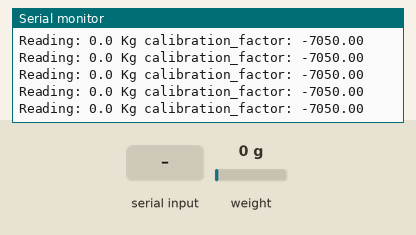
Simulated run of this sketch. Board: Arduino Uno, built with avr-gcc and run on an emulated ATmega328P. On the bench: the last lines printed to the serial monitor. Inputs (shaded band) come from the test bench; at power-on: weight on the scale 0 g.

Above: at 3.3 s.
3.4 s: weight on the scale set to 100 g
At 3.5 s:
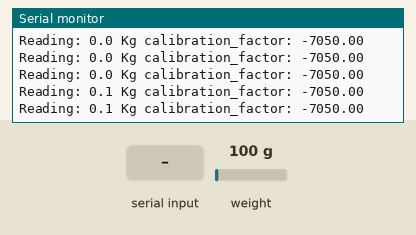
6.4 s: "+" received over Serial
At 6.53 s:
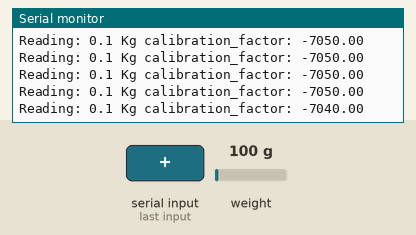
9.4 s: "a" received over Serial
At 9.47 s:
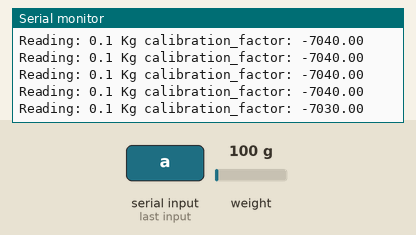
12.4 s: weight on the scale set to 1250 g
At 16.35 s:
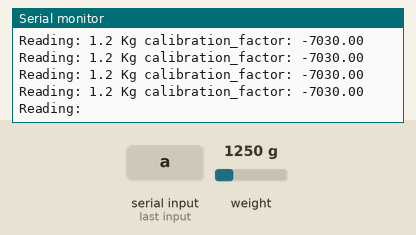
Timing chart, 0 to 16.4 s (numbered marks = the images above; inputs shaded):
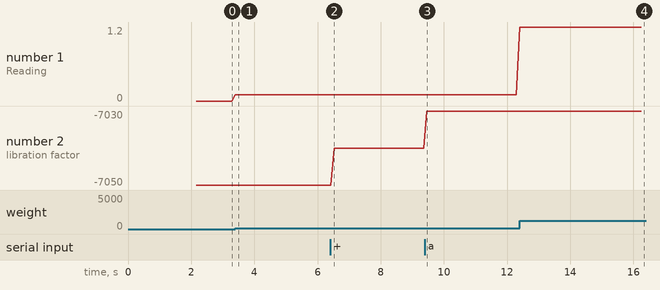

Measured:
- after the input at 3.4 s, the serial monitor: prints a new line after 0.09 s (image 1)
- after the input at 6.4 s, the serial monitor: prints a new line after 0.13 s (image 2)
- after the input at 9.4 s, the serial monitor: prints a new line after 0.06 s (image 3)
- after the input at 12.4 s, the serial monitor: prints a new line after 0.10 s (image 4)
- plotted number 1: 0.1 → 1.2 after the input at 9.4 s
- plotted number 2: -7050 → -7040 after the input at 6.4 s, -7040 → -7030 after the input at 9.4 s

The sketch:

Strain_gauge_calibration.ino
```cpp
/*

 This is the calibration sketch. Use it to determine the calibration_factor that the main example uses.

 Setup the scale and start the sketch WITHOUT a weight on the bar
 Once readings are displayed place the weight on the bar
 Press +/- or a/z to adjust the calibration_factor until the output readings match the known weight
 Use this calibration_factor on the example sketch


 Your calibration factor may be very positive or very negative.
 This example code uses this library which must be downloaded first to be able to use the functions
 : https://github.com/bogde/HX711


 Arduino pin 2 -> HX711 CLK
 3 -> DOUT
 5V -> VCC
 GND -> GND


*/

#include "HX711.h"

#define DOUT  3
#define CLK  2

HX711 scale;

float calibration_factor = -7050; //random initial calibration factor

void setup() {
  Serial.begin(9600);
  Serial.println("HX711 calibration sketch");
  Serial.println("Remove all weight from scale");
  Serial.println("After readings begin, place known weight on scale");
  Serial.println("Press + or a to increase calibration factor");
  Serial.println("Press - or z to decrease calibration factor");

  scale.begin(DOUT, CLK);
  scale.set_scale();
  scale.tare(); //Reset the scale to 0

  long zero_factor = scale.read_average(); //Get a baseline reading
  Serial.print("Zero factor: ");
  Serial.println(zero_factor);
}

void loop() {

  scale.set_scale(calibration_factor); //Adjust to this calibration factor

  Serial.print("Reading: ");
  Serial.print(scale.get_units(), 1);
  Serial.print(" Kg");
  Serial.print(" calibration_factor: ");
  Serial.print(calibration_factor);
  Serial.println();

// If Reading isnt == to know weight the press 'a' or 'z' depending if you want to increase the calibration factor or reduce it
  if(Serial.available())
  {
    char temp = Serial.read();
    if(temp == '+' || temp == 'a')
      calibration_factor += 10;
    else if(temp == '-' || temp == 'z')
      calibration_factor -= 10;
  }

  //When the reading displayed == known weight note down the calibration_factor value for use in the main testing sketch
}
```
